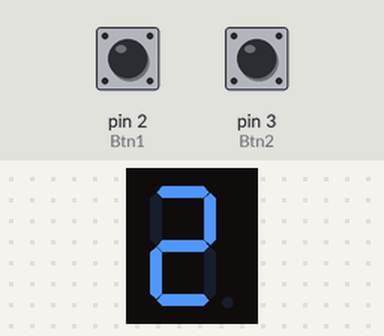
Bench run of a sketch on a simulated Arduino Uno, built with avr-gcc and run on an emulated ATmega328P. On the bench: 1-digit seven-segment display. Wiring (inferred from the names in the program): 1-digit 7-segment display, segments lit when HIGH: segments pin 13, pin 12, pin 11, pin 10, pin 9, pin 8, pin 7, pin 6. Inputs (shaded band) come from the test bench; at power-on: pin 3 (Btn2) LOW, pin 2 (Btn1) LOW. The segment pins are drawn as the display they are named for; what the sketch prints to the serial monitor is not drawn.

Above: at 1.6 s.
1.7 s: pin 3 (Btn2) pulled HIGH for 0.15 s
3.3 s: pin 2 (Btn1) pulled HIGH for 0.15 s
At 5.0 s:
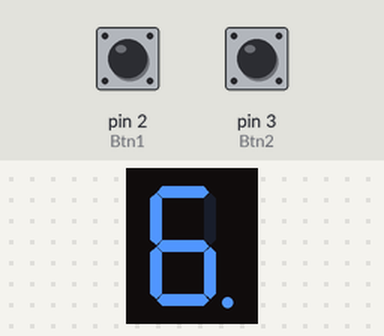
5.5 s: pin 3 (Btn2) pulled HIGH for 1 s
At 6.5 s:
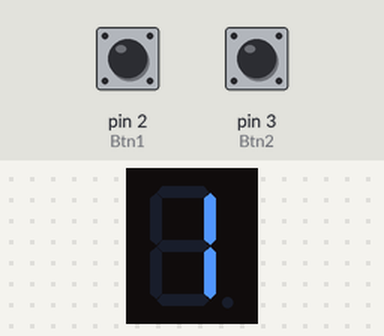
9.5 s: pin 2 (Btn1) pulled HIGH for 1 s
At 12.3 s:
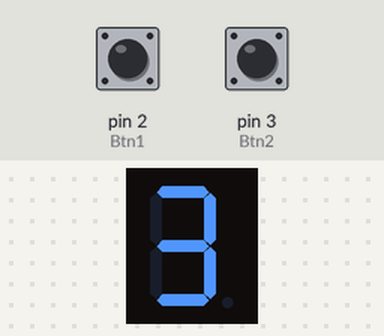
Timing chart, 0 to 13.8 s (numbered marks = the images above; inputs shaded):
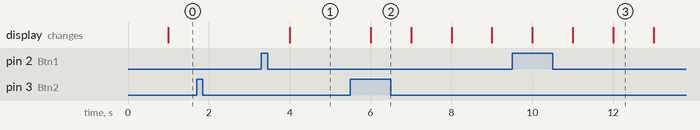

Measured:
- after the input at 1.7 s, every drawn part: stays the same
- after the input at 3.3 s, the display: changes after 0.70 s (image 1)
- after the input at 5.5 s, the display: changes after 0.50 s (image 2)

The sketch:

TP2_E5.ino
```cpp
//////////////////////////////////////////////////////////////////////////////
// Ficha Prática 1 - Introdução ATMEGA (IO Digitais)
//////////////////////////////////////////////////////////////////////////////

/////////////////////////////////////////////////
// Ficha Prática 2 I/O Ports - Exercícios:
/////////////////////////////////////////////////

/////////////////////////////////////////////////
// Eduardo Miguel Moreira Junqueira nº30241 ERSC
/////////////////////////////////////////////////

/////////////////////////////////////////////////
// 2-Exercícios-Ex5:https://www.tinkercad.com/things/bJjgKpjSOK4/editel?returnTo=&sharecode=YZHjQ46rhB5SXg8qsPCWupANyXQQyBn-JnzMhKjCxFE
/////////////////////////////////////////////////

//////////////////////////////////////////////////////////////////
//Ex5:Crie uma cópia do circuito utilizado no Exercício 3 e implemente a alínea 3.4 recorrendo agora à utilização de interrupções externas.
//As interrupções externas são mais eficientes, seguras e robustas
//porque permitem que o microcontrolador responda imediatamente a eventos sem desperdiçar ciclos de processamento,
//enquanto o polling é menos eficiente e pode resultar em tempos de resposta inconsistentes.
//Em sistemas mais complexos ou críticos, as interrupções são a escolha preferida.
//Como pude verificar no exercício anterior vi que havia um certo delay ao executar o pooling pois clicava
//no botão  e não acontecia nada tinha de clicar várias vezes para continuar o contador.
//Neste Exercício 4 agora verifiquei que é instântanio e mais eficiente,agora percebo o porquê que
//a utilização de Interrupções Externas é importante e melhor que a utilização do Polling.
//////////////////////////////////////////////////////////////////

//////////////////////////////////////////////////////////////////////////////
//
// Ficha Prática 2 7 Seg. Display
//
// A - Protótipos das funções Arduino C a utilizar para efectuar Digital I/O:
//   void pinMode(int pin_ID, bool INPUT/OUTPUT) - define a direcção do fluxo INPUT/OUTPUT
//   void digitalWrite(int pin_ID, bool LOW/HIGH)- escreve na porta digital pin_ID o valor LOW/HIGH
//   int digitalRead(int pin_ID) - lê o valor lógico (LOW/HIGH) da porta digital pin_ID
//
// B - Datasheet do ATMEGA328
//  http://ww1.microchip.com/downloads/en/devicedoc/atmel-42735-8-bit-avr-microcontroller-atmega328-328p_datasheet.pdf
//
//////////////////////////////////////////////////////////////////////////////

/////////////////////////////////
//
//• Após a chamada da função num2display, o valor passado como
//parâmetro de entrada num deverá surgir no mostrador.
//• Se o valor de num for menor do que 0 e maior do que 9,
//apenas o segmento G deverá ficar aceso.
//• O device driver deverá ser implementado a partir do seguinte
//protótipo de função:
//
/////////////////////////////////
#define dW digitalWrite

#define	A 13
#define	B 12
#define	C 11
#define	D 10
#define	E 9
#define	F 8
#define	G 7
#define	DP 6
#define Btn1 2
#define Btn2 3

int cnt=0;
bool isPaused = false;
bool lastBtn2State = HIGH;  // Estado anterior do botão de pausa

//////////////////////////////////////////////////////////////////
//Configuração das interrupções externas
//////////////////////////////////////////////////////////////////
void initExternalInt()
{
  noInterrupts();  // Desativa as interrupções globais durante a configuração

  // Configura as interrupções INT0 e INT1 para reagirem em borda de subida
  EICRA |= (1 << ISC01) | (1 << ISC00);  // Borda de subida para INT0 (Btn1)
  EICRA |= (1 << ISC11) | (1 << ISC10);  // Borda de subida para INT1 (Btn2)

  // Habilita as interrupções INT0 e INT1
  EIMSK |= (1 << INT0);  // Habilita interrupção externa INT0
  EIMSK |= (1 << INT1);  // Habilita interrupção externa INT1


interrupts(); // Turn on global interrupts
}

///////////////////////////////////////////////////
//as rotinas de serviço de interrupção (ISRs) não precisam ser chamadas diretamente no loop().
//Na verdade, elas são chamadas automaticamente pelo hardware do microcontrolador
//sempre que ocorre o evento que as despoleta, como uma mudança de estado em um pino associado a uma interrupção.
///////////////////////////////////////////////////


//////////////////////////////////////////////////////////////////
// ISR para interrupção INT0 (Botão de reset, Btn1)
//////////////////////////////////////////////////////////////////
ISR(INT0_vect)
{

  cnt = 0;  // Reseta o contador ao pressionar Btn1

}

//////////////////////////////////////////////////////////////////
// ISR para interrupção INT1 (Botão de pausa/incremento, Btn2)
//////////////////////////////////////////////////////////////////
ISR(INT1_vect)
{
  isPaused = !isPaused;  // Alterna entre pausado e não pausado ao pressionar Btn2
}

void num2Display(char num)
{
   //Defenir como default tudo a Low
  digitalWrite(A,LOW);
  digitalWrite(B,LOW);
  digitalWrite(C,LOW);
  digitalWrite(D,LOW);
  digitalWrite(E,LOW);
  digitalWrite(F,LOW);
  digitalWrite(G,LOW);
  digitalWrite(DP,HIGH);
  // Verifica se o número está dentro do intervalo permitido.
  if(num>=1 && num<=9){
  switch(num)
  {
    case 0:
    digitalWrite(A, HIGH);
  	digitalWrite(B, HIGH);
  	digitalWrite(C, HIGH);
  	digitalWrite(D, HIGH);
  	digitalWrite(E, LOW);
  	digitalWrite(F, HIGH);
  	digitalWrite(G, LOW);
    digitalWrite(DP, LOW);
    break;
    case 1:
    digitalWrite(A, LOW);
  	digitalWrite(B, HIGH);
  	digitalWrite(C, HIGH);
  	digitalWrite(D, LOW);
  	digitalWrite(E, LOW);
  	digitalWrite(F, LOW);
  	digitalWrite(G, LOW);
  	digitalWrite(DP, LOW);
    break;
    case 2:
    digitalWrite(A, HIGH);
  	digitalWrite(B, HIGH);
  	digitalWrite(C, LOW);
  	digitalWrite(D, HIGH);
  	digitalWrite(E, HIGH);
  	digitalWrite(F, LOW);
  	digitalWrite(G, HIGH);
  	digitalWrite(DP, LOW);
  	break;
    case 3:
    digitalWrite(A, HIGH);
  	digitalWrite(B, HIGH);
  	digitalWrite(C, HIGH);
  	digitalWrite(D, HIGH);
  	digitalWrite(E, LOW);
  	digitalWrite(F, LOW);
  	digitalWrite(G, HIGH);
  	digitalWrite(DP, LOW);
    break;
    case 4:
    digitalWrite(A, LOW);
  	digitalWrite(B, HIGH);
  	digitalWrite(C, HIGH);
  	digitalWrite(D, LOW);
  	digitalWrite(E, LOW);
  	digitalWrite(F, HIGH);
  	digitalWrite(G, HIGH);
  	digitalWrite(DP, LOW);
    break;
    case 5:
    digitalWrite(A, HIGH);
  	digitalWrite(B, LOW);
  	digitalWrite(C, HIGH);
  	digitalWrite(D, HIGH);
  	digitalWrite(E, LOW);
  	digitalWrite(F, HIGH);
  	digitalWrite(G, HIGH);
  	digitalWrite(DP, LOW);
    break;
    case 6:
    digitalWrite(A, HIGH);
  	digitalWrite(B, LOW);
  	digitalWrite(C, HIGH);
  	digitalWrite(D, HIGH);
  	digitalWrite(E, HIGH);
  	digitalWrite(F, HIGH);
  	digitalWrite(G, HIGH);
  	digitalWrite(DP, LOW);
    break;
    case 7:
    digitalWrite(A, HIGH);
  	digitalWrite(B, HIGH);
  	digitalWrite(C, HIGH);
  	digitalWrite(D, LOW);
  	digitalWrite(E, LOW);
  	digitalWrite(F, LOW);
  	digitalWrite(G, LOW);
  	digitalWrite(DP, LOW);
    break;
    case 8:
    digitalWrite(A, HIGH);
  	digitalWrite(B, HIGH);
  	digitalWrite(C, HIGH);
  	digitalWrite(D, HIGH);
  	digitalWrite(E, HIGH);
  	digitalWrite(F, HIGH);
  	digitalWrite(G, HIGH);
  	digitalWrite(DP, LOW);
    break;
    case 9:
    digitalWrite(A, HIGH);
  	digitalWrite(B, HIGH);
  	digitalWrite(C, HIGH);
  	digitalWrite(D, LOW);
  	digitalWrite(E, LOW);
  	digitalWrite(F, HIGH);
  	digitalWrite(G, HIGH);
  	digitalWrite(DP, LOW);
    break;
  }
  }else
  {
    // Se o número não for válido, acende apenas o segmento G
      //Segmento G

  digitalWrite(A,HIGH);
  digitalWrite(C,HIGH);
  digitalWrite(D,HIGH);
  digitalWrite(E,HIGH);
  digitalWrite(F,HIGH);
  digitalWrite(G,HIGH);

  }


}

//////////////////////////////////////////////////////////////////
//Função Setup - Inicialização  é invocada quando o micro-controlador inicia
// A função setup() é executada apenas uma vez, após a placa ser alimentada ou ser feito um reset.
//////////////////////////////////////////////////////////////////
void setup()
{
  pinMode(A, OUTPUT);
  pinMode(B, OUTPUT);
  pinMode(C, OUTPUT);
  pinMode(D, OUTPUT);
  pinMode(E, OUTPUT);
  pinMode(F, OUTPUT);
  pinMode(G, OUTPUT);
  pinMode(DP, OUTPUT);
  pinMode(Btn1, INPUT);
  pinMode(Btn2, INPUT);

initExternalInt();

Serial.begin(9600);		// Serial Port Baud Rate = 9600 bps
  Serial.print("In setup fuction!");


}
/////////////////////////////////////////////////
// Função Loop - Loop de controlo coma utilização de Interrupções
/////////////////////////////////////////////////

void loop()
{
  // Se não estiver pausado, incrementa o contador
  if (!isPaused) {
    cnt++;
    if (cnt > 9) {
      cnt = 0;  // Garante que o contador não passe de 9
    }
  }

  // Exibe o número atual no display
  num2Display(cnt);

  delay(1000);  // Atraso de 1 segundo
}
```
